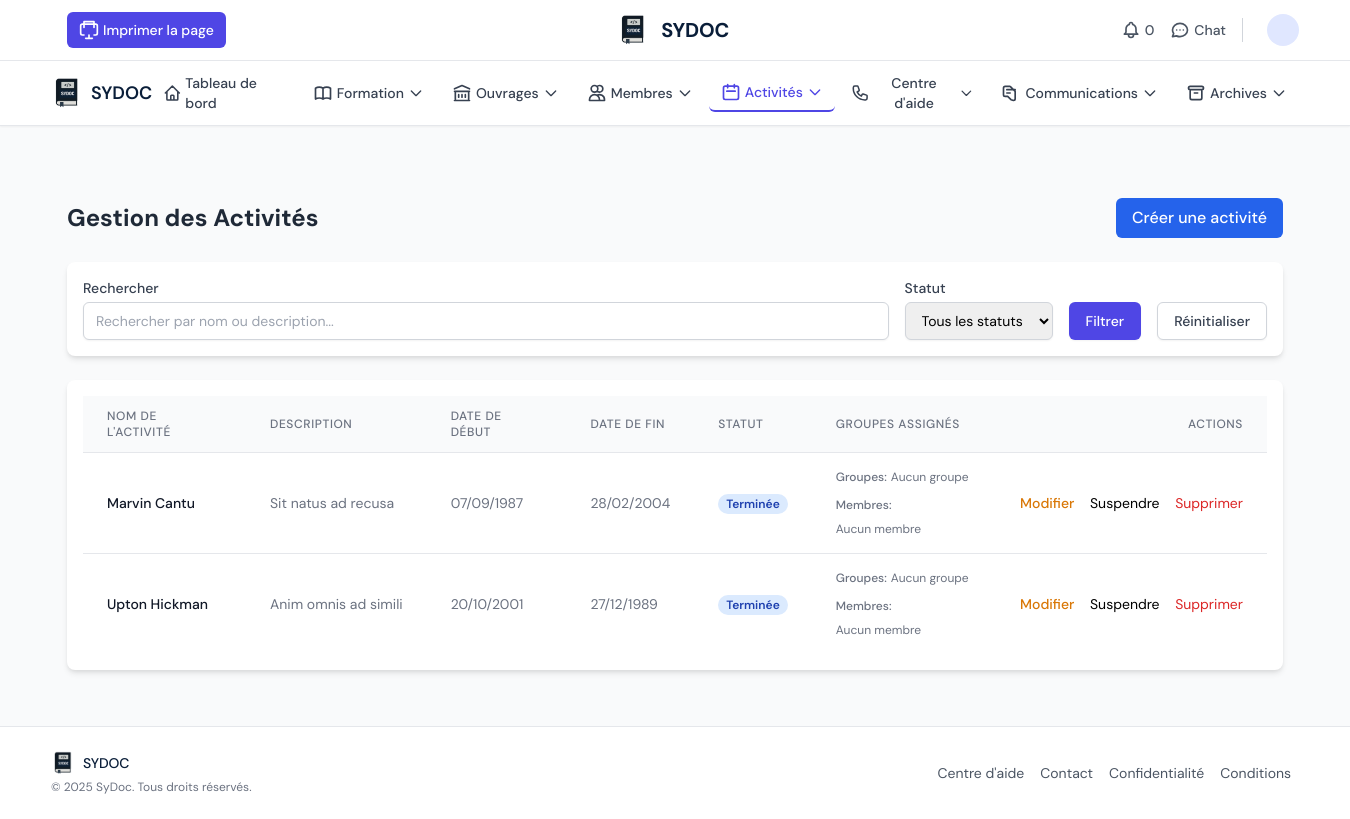
/center/activities/, run on an earlier commit of the app's database.
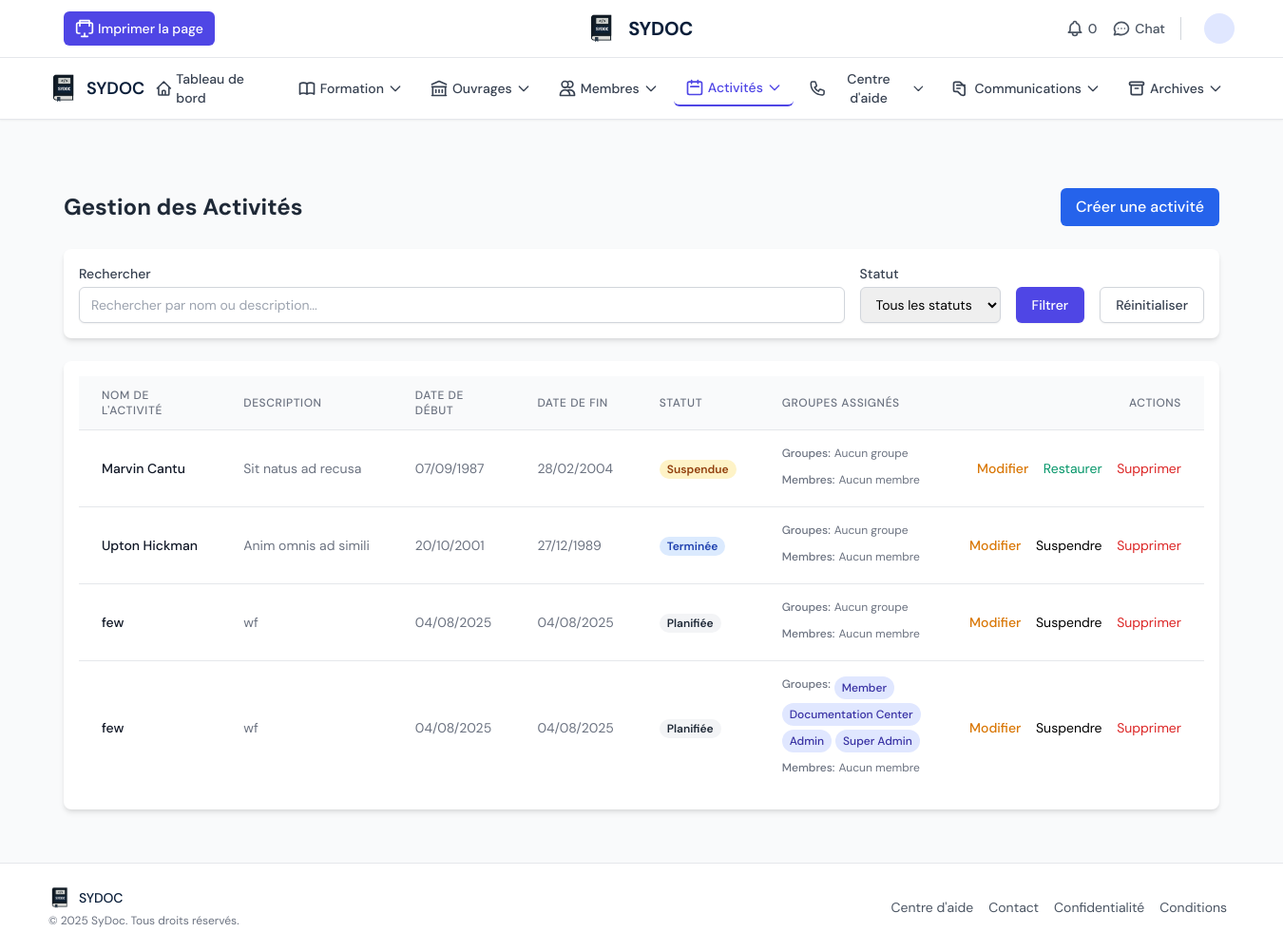
And on a later commit of the database.
### core/models.py (models this page shows, shortened)
class Activity(models.Model):
    class Status(models.TextChoices):
        PLANNED = 'planned', 'Planifié'
        ACTIVE = 'active', 'Actif'
        INACTIVE = 'inactive', 'Inactif'
        COMPLETED = 'completed', 'Terminé'
        SUSPENDED = 'suspended', 'Suspendu'
        DELETED = 'deleted', 'Supprimé'
    documentation_center = models.ForeignKey(
        DocumentationCenter,
        on_delete=models.CASCADE,
        related_name='activities'
    )
    name = models.CharField(max_length=255, verbose_name="Nom de l'activité", help_text="Le nom officiel de l'activité.")
    description = models.TextField(blank=True, null=True, verbose_name="Description", help_text="Une description détaillée de l'activité.")
    start_date = models.DateField(blank=True, null=True, verbose_name="Date de début")
    end_date = models.DateField(blank=True, null=True, verbose_name="Date de fin")
    status = models.CharField(
        max_length=20,
        choices=Status.choices,
        default=Status.PLANNED,
        verbose_name="Statut"
    )
    created_at = models.DateTimeField(auto_now_add=True, verbose_name="Date de création")
    deleted_at = models.DateTimeField(blank=True, null=True, verbose_name="Date de suppression")
    is_deleted = models.BooleanField(default=False, verbose_name="Supprimé")
    class Meta:
        verbose_name = "Activité"
        verbose_name_plural = "Activités"
        ordering = ['name']

class ActivityGroupAssignment(models.Model):
    activity = models.ForeignKey(
        Activity,
        on_delete=models.CASCADE,
        related_name='group_assignments'
    )
    group = models.ForeignKey(
        'auth.Group',
        on_delete=models.CASCADE,
        related_name='activity_assignments',
        verbose_name="Groupe"
    )
    assigned_at = models.DateTimeField(auto_now_add=True)
    assigned_by = models.ForeignKey(
        User,
        on_delete=models.SET_NULL,
        null=True,
        related_name='assigned_activity_groups'
    )
    class Meta:
        unique_together = ('activity', 'group')
        verbose_name = "Affectation de Groupe à une Activité"
        verbose_name_plural = "Affectations de Groupes aux Activités"
        ordering = ['-assigned_at']

### center_panel/views.py (the view, shortened to what this page needs)
# urls.py: path('activities/', views.activity_list, name='activities'),
def activity_list(request):
    current_center = DocumentationCenter.objects.first()
    activities = Activity.objects.filter(documentation_center=current_center).prefetch_related('group_assignments__group', 'member_assignments__member')
    status_filter = request.GET.get('status')
    search_query = request.GET.get('search')
    if search_query:
        activities = activities.filter(
            Q(name__icontains=search_query) |
            Q(description__icontains=search_query)
        )
    if status_filter != 'deleted':
        activities = activities.exclude(is_deleted=True)
    context = {
        'current_center': current_center,
        'activities': activities,
        'status_filter': status_filter,
        'search_query': search_query,
    }
    return render(request, 'center_panel/activities.html', context)

### center_panel/templates/center_panel/activities.html (shortened to what this page needs)
{% extends 'center_panel/base.html' %}
{% load static %}
{% load custom_tags %}
{% block content %}
<div class="container mx-auto px-4 py-8">
    <div class="flex justify-between items-center mb-6">
        <h1 class="text-2xl font-bold text-gray-800">Gestion des Activités</h1>
        <a href="{% url 'center_panel:add_activity' %}" class="bg-blue-600 hover:bg-blue-700 text-white font-medium py-2 px-4 rounded-md transition duration-150 ease-in-out">
            Créer une activité
        </a>
    </div>
    <div class="mb-6 bg-white shadow-md rounded-lg p-4">
        <form method="GET" class="flex flex-col md:flex-row md:items-end gap-4">
            <div class="flex-1">
                <label for="search" class="block text-sm font-medium text-gray-700 mb-1">Rechercher</label>
                <input type="text" name="search" id="search" value="{{ search_query|default:'' }}"
                       class="mt-1 block w-full px-3 py-2 border border-gray-300 rounded-md shadow-sm focus:outline-none focus:ring-indigo-500 focus:border-indigo-500 sm:text-sm"
                       placeholder="Rechercher par nom ou description...">
            </div>
            <div>
                <label for="status" class="block text-sm font-medium text-gray-700 mb-1">Statut</label>
                <select name="status" id="status"
                        class="mt-1 block w-full px-3 py-2 border border-gray-300 rounded-md shadow-sm focus:outline-none focus:ring-indigo-500 focus:border-indigo-500 sm:text-sm">
                    <option value="">Tous les statuts</option>
                </select>
            </div>
            <div>
                <button type="submit" class="inline-flex items-center px-4 py-2 border border-transparent text-sm font-medium rounded-md shadow-sm text-white bg-indigo-600 hover:bg-indigo-700 focus:outline-none focus:ring-2 focus:ring-offset-2 focus:ring-indigo-500">
                    Filtrer
                </button>
            </div>
            <div>
                <a href="{% url 'center_panel:activities' %}" class="inline-flex items-center px-4 py-2 border border-gray-300 text-sm font-medium rounded-md shadow-sm text-gray-700 bg-white hover:bg-gray-50 focus:outline-none focus:ring-2 focus:ring-offset-2 focus:ring-indigo-500">
                    Réinitialiser
                </a>
            </div>
        </form>
    </div>
    <div class="bg-white shadow-md rounded-lg overflow-hidden">
        <div class="p-4">
            <table id="activity-table" class="min-w-full divide-y divide-gray-200" data-datatable data-export="true">
                <thead class="bg-gray-50">
                    <tr>
                        <th class="px-6 py-3 text-left text-xs font-medium text-gray-500 uppercase tracking-wider">Nom de l'activité</th>
                        <th class="px-6 py-3 text-left text-xs font-medium text-gray-500 uppercase tracking-wider">Description</th>
                        <th class="px-6 py-3 text-left text-xs font-medium text-gray-500 uppercase tracking-wider">Date de début</th>
                        <th class="px-6 py-3 text-left text-xs font-medium text-gray-500 uppercase tracking-wider">Date de fin</th>
                        <th class="px-6 py-3 text-left text-xs font-medium text-gray-500 uppercase tracking-wider">Statut</th>
                        <th class="px-6 py-3 text-left text-xs font-medium text-gray-500 uppercase tracking-wider">Groupes assignés</th>
                        {% if not user|has_group:'Member' %}
                        <th class="px-6 py-3 text-right text-xs font-medium text-gray-500 uppercase tracking-wider no-print">Actions</th>
                        {% endif %}
                    </tr>
                </thead>
                <tbody class="bg-white divide-y divide-gray-200">
                    {% for activity in activities %}
                    <tr class="hover:bg-gray-50">
                        <td class="px-6 py-4 whitespace-nowrap text-sm font-medium text-gray-900">
                            {{ activity.name }}
                        </td>
                        <td class="px-6 py-4 whitespace-nowrap text-sm text-gray-500">
                            {{ activity.description|truncatechars:50 }}
                        </td>
                        <td class="px-6 py-4 whitespace-nowrap text-sm text-gray-500">
                            {{ activity.start_date|date:"d/m/Y" }}
                        </td>
                        <td class="px-6 py-4 whitespace-nowrap text-sm text-gray-500">
                            {{ activity.end_date|date:"d/m/Y" }}
                        </td>
                        <td class="px-6 py-4 whitespace-nowrap">
                            {% if activity.is_deleted %}
                                <span class="px-2 inline-flex text-xs leading-5 font-semibold rounded-full bg-red-100 text-red-800">
                                    Supprimée
                                </span>
                            {% elif activity.status == 'active' %}
                                <span class="px-2 inline-flex text-xs leading-5 font-semibold rounded-full bg-green-100 text-green-800">
                                    Active
                                </span>
                            {% elif activity.status == 'completed' %}
                                <span class="px-2 inline-flex text-xs leading-5 font-semibold rounded-full bg-blue-100 text-blue-800">
                                    Terminée
                                </span>
                            {% elif activity.status == 'suspended' %}
                                <span class="px-2 inline-flex text-xs leading-5 font-semibold rounded-full bg-yellow-100 text-yellow-800">
                                    Suspendue
                                </span>
                            {% else %}
                                <span class="px-2 inline-flex text-xs leading-5 font-semibold rounded-full bg-gray-100 text-gray-800">
                                    Planifiée
                                </span>
                            {% endif %}
                        </td>
                        <td class="px-6 py-4 whitespace-nowrap">
                            <div class="flex flex-wrap gap-1 mb-2">
                                <div class="text-xs font-medium text-gray-500 mb-1">Groupes:</div>
                                {% for assignment in activity.group_assignments.all %}
                                    <span class="px-2 py-1 inline-flex text-xs leading-4 font-medium rounded-full bg-indigo-100 text-indigo-800">
                                        {{ assignment.group.name }}
                                    </span>
                                {% empty %}
                                    <span class="text-xs text-gray-500">Aucun groupe</span>
                                {% endfor %}
                            </div>
                            <div class="flex flex-wrap gap-1">
                                <div class="text-xs font-medium text-gray-500 mb-1">Membres:</div>
                                {% for assignment in activity.member_assignments.all %}
                                    <span class="px-2 py-1 inline-flex text-xs leading-4 font-medium rounded-full bg-green-100 text-green-800">
                                        {{ assignment.member.full_name }}
                                    </span>
                                {% empty %}
                                    <span class="text-xs text-gray-500">Aucun membre</span>
                                {% endfor %}
                            </div>
                        </td>
                        {% if not user|has_group:'Member' %}
                        <td class="px-6 py-4 whitespace-nowrap text-right text-sm font-medium no-print">
                            <a href="{% url 'center_panel:edit_activity' activity.pk %}" class="text-yellow-600 hover:text-yellow-900 mr-3">Modifier</a>
                            {% if not activity.is_deleted %}
                                {% if activity.status == 'suspended' %}
                                    <button type="button"
                                            class="text-green-600 hover:text-green-900 focus:outline-none mr-3"
                                            onclick="showRestoreModal({{ activity.pk }}, '{{ activity.name|escapejs }}')">
                                        Restaurer
                                    </button>
                                {% else %}
                                    <button type="button"
                                            class="text-orange-600 hover:text-orange-900 focus:outline-none mr-3"
                                            onclick="showSuspendModal({{ activity.pk }}, '{{ activity.name|escapejs }}')">
                                        Suspendre
                                    </button>
                                {% endif %}
                            {% endif %}
                            <button type="button"
                                    class="text-red-600 hover:text-red-900 focus:outline-none"
                                    onclick="showDeleteModal({{ activity.pk }}, '{{ activity.name|escapejs }}')">
                                {% if activity.is_deleted %}Supprimer définitivement{% else %}Supprimer{% endif %}
                            </button>
                        </td>
                        {% endif %}
                    </tr>
                    {% empty %}
                    <tr>
                        <td colspan="6" class="px-6 py-4 text-center text-sm text-gray-500">
                            Aucune activité n'a été trouvée.
                        </td>
                    </tr>
                    {% endfor %}
                </tbody>
            </table>
        </div>
    </div>
</div>
{% endblock %}

What changed in the data, as far as the page shows it:
changed Activity "Marvin Cantu": status "Terminée Suspendre" → "Suspendue Restaurer"
added Activity: name "few", description "wf", start_date "04/08/2025", end_date "04/08/2025", is_deleted "Planifiée"
added Activity: name "few", description "wf", start_date "04/08/2025", end_date "04/08/2025", is_deleted "Planifiée"
added ActivityGroupAssignment: group.name "Member"
added ActivityGroupAssignment: group.name "Documentation Center"
added ActivityGroupAssignment: group.name "Admin"
added ActivityGroupAssignment: group.name "Super Admin"
